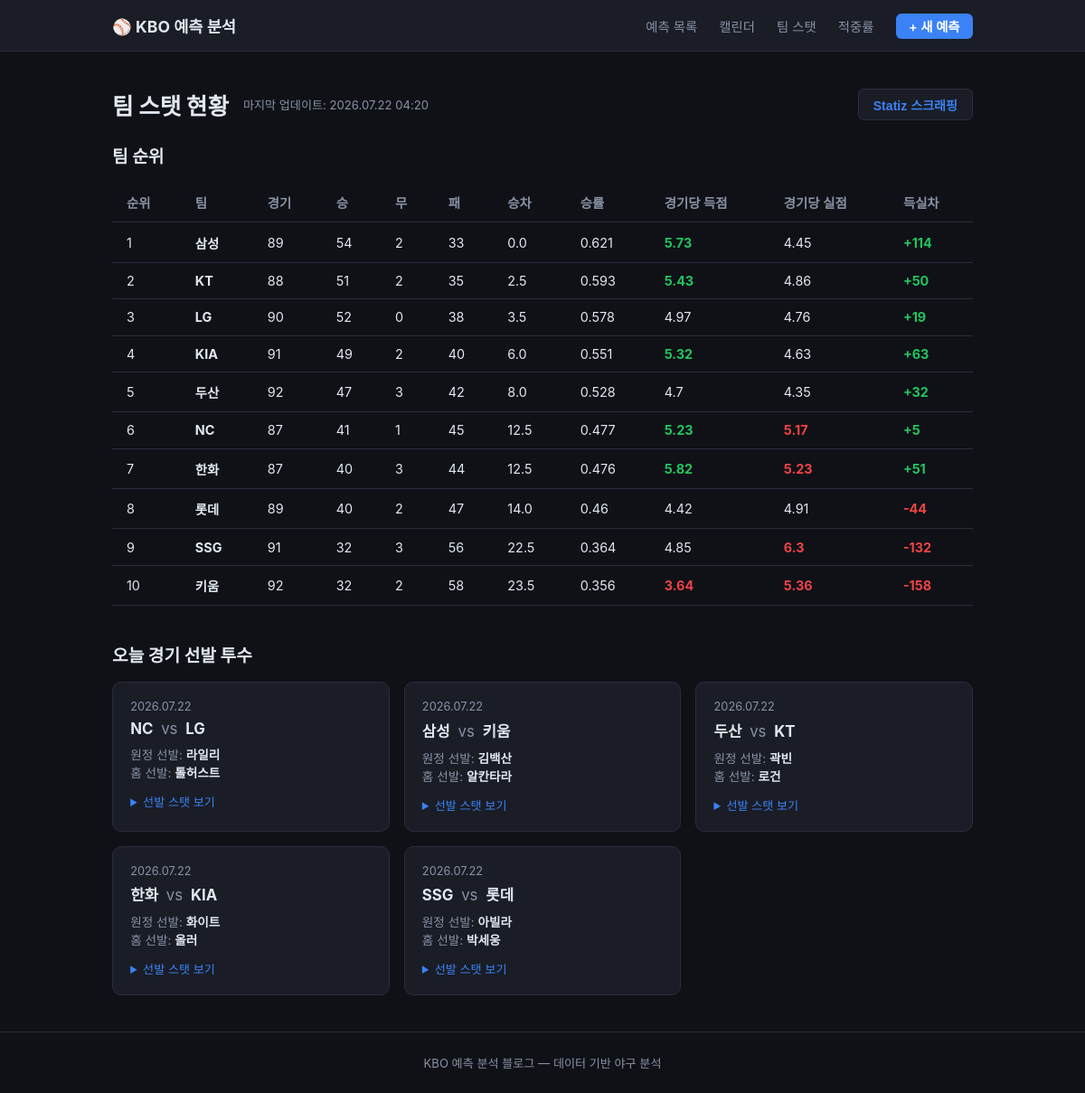
The page /teams on the database its author committed.
### app/models.py (models this page shows, shortened)
class TeamStat(db.Model):
    id = db.Column(db.Integer, primary_key=True)
    scraped_at = db.Column(db.DateTime, default=datetime.utcnow, nullable=False)
    team = db.Column(db.String(20), nullable=False)
    team_code = db.Column(db.String(10))
    rank = db.Column(db.Integer)
    games = db.Column(db.Integer)
    wins = db.Column(db.Integer)
    draws = db.Column(db.Integer)
    losses = db.Column(db.Integer)
    gb = db.Column(db.Float)
    win_pct = db.Column(db.Float)
    runs_scored = db.Column(db.Integer)
    runs_allowed = db.Column(db.Integer)
    last10 = db.Column(db.String(20))
    streak = db.Column(db.String(10))
    home_record = db.Column(db.String(20))
    away_record = db.Column(db.String(20))
    __table_args__ = (
        Index("ix_team_stat_scraped_at",   "scraped_at"),
        Index("ix_team_stat_scraped_rank", "scraped_at", "rank"),
    )
    @property
    def run_diff(self):
        return (self.runs_scored or 0) - (self.runs_allowed or 0)
    @property
    def runs_per_game(self):
        return round(self.runs_scored / self.games, 2) if self.games else 0
    @property
    def runs_allowed_per_game(self):
        return round(self.runs_allowed / self.games, 2) if self.games else 0

class TodayGame(db.Model):
    id = db.Column(db.Integer, primary_key=True)
    scraped_at = db.Column(db.DateTime, default=datetime.utcnow, nullable=False)
    game_date = db.Column(db.Date, nullable=False)
    away_team = db.Column(db.String(20))
    home_team = db.Column(db.String(20))
    away_pitcher = db.Column(db.String(30))
    home_pitcher = db.Column(db.String(30))
    stats_json = db.Column(db.Text)
    __table_args__ = (
        Index("ix_today_game_date",     "game_date"),
        Index("ix_today_game_date_scr", "game_date", "scraped_at"),
    )
    @property
    def stats(self):
        return json.loads(self.stats_json) if self.stats_json else {}

### app/routes.py (the view)
@main.route("/teams")
def teams():
    latest = TeamStat.query.order_by(TeamStat.scraped_at.desc()).first()
    standings = []
    scraped_at = None
    if latest:
        scraped_at = latest.scraped_at
        standings = (
            TeamStat.query
            .filter_by(scraped_at=latest.scraped_at)
            .order_by(TeamStat.rank)
            .all()
        )
    today_games = (
        TodayGame.query
        .filter_by(game_date=date.today())
        .order_by(TodayGame.scraped_at.desc())
        .all()
    )
    seen = set()
    unique_games = []
    for g in today_games:
        key = (g.away_team, g.home_team)
        if key not in seen:
            seen.add(key)
            unique_games.append(g)
    return render_template(
        "teams.html",
        standings=standings,
        scraped_at=scraped_at,
        today_games=unique_games,
    )

### app/templates/teams.html (shortened to what this page needs)
{% extends "base.html" %}
{% block content %}
<div class="teams-header">
  <h1>팀 스탯 현황</h1>
  {% if scraped_at %}
  <span class="scraped-at">마지막 업데이트: {{ scraped_at.strftime('%Y.%m.%d %H:%M') }}</span>
  {% endif %}
  <button id="btn-scrape" class="btn-scrape">Statiz 스크래핑</button>
</div>
{% if standings %}
<section>
  <h2>팀 순위</h2>
  <table class="stats-table">
    <thead>
      <tr>
        <th>순위</th><th>팀</th><th>경기</th><th>승</th><th>무</th><th>패</th>
        <th>승차</th><th>승률</th><th>경기당 득점</th><th>경기당 실점</th><th>득실차</th>
      </tr>
    </thead>
    <tbody>
      {% for t in standings %}
      <tr>
        <td>{{ t.rank }}</td>
        <td><strong>{{ t.team }}</strong></td>
        <td>{{ t.games }}</td>
        <td>{{ t.wins }}</td>
        <td>{{ t.draws }}</td>
        <td>{{ t.losses }}</td>
        <td>{{ t.gb }}</td>
        <td>{{ t.win_pct }}</td>
        <td class="{{ 'correct' if t.runs_per_game >= 5.0 else ('wrong' if t.runs_per_game < 4.0 else '') }}">{{ t.runs_per_game }}</td>
        <td class="{{ 'wrong' if t.runs_allowed_per_game >= 5.0 else ('correct' if t.runs_allowed_per_game < 4.0 else '') }}">{{ t.runs_allowed_per_game }}</td>
        <td class="{{ 'correct' if t.run_diff > 0 else 'wrong' }}">{{ '%+d' % t.run_diff }}</td>
      </tr>
      {% endfor %}
    </tbody>
  </table>
</section>
{% else %}
<p class="empty">아직 스크래핑된 데이터가 없습니다. 오른쪽 위 버튼을 눌러 데이터를 가져오세요.</p>
{% endif %}
{% if today_games %}
<section style="margin-top: 2.5rem;">
  <h2>오늘 경기 선발 투수</h2>
  <div class="card-grid">
    {% for g in today_games %}
    <div class="card" style="cursor:default;">
      <div class="card-date">{{ g.game_date.strftime('%Y.%m.%d') }}</div>
      <div class="card-matchup">{{ g.away_team }} <span class="vs">vs</span> {{ g.home_team }}</div>
      <div style="font-size:.85rem; margin-top:.5rem;">
        <div style="color:var(--text-muted);">원정 선발: <strong style="color:var(--text);">{{ g.away_pitcher or '미정' }}</strong></div>
        <div style="color:var(--text-muted);">홈 선발: <strong style="color:var(--text);">{{ g.home_pitcher or '미정' }}</strong></div>
      </div>
      {% set s = g.stats %}
      {% if s.get('away') or s.get('home') %}
      <details style="margin-top:.8rem; font-size:.82rem;">
        <summary style="cursor:pointer; color:var(--accent);">선발 스탯 보기</summary>
      </details>
      {% endif %}
    </div>
    {% endfor %}
  </div>
</section>
{% endif %}
{% endblock %}

### app/static/css/style.css (style rules this page uses)
:root { --bg: #0f1117; --surface: #1a1d26; --border: #2a2d3a; --accent: #3b82f6; --accent-soft: #1d3a6e; --text: #e2e8f0; --text-muted: #8892a4; --correct: #22c55e; --wrong: #ef4444; --pending: #f59e0b; --samsung: #074CA1; --samsung-soft: #0a3272; --samsung-glow: rgba(7,76,161,0.25); }
* { box-sizing: border-box; margin: 0; padding: 0; }
body { font-family: 'Pretendard', -apple-system, BlinkMacSystemFont, 'Segoe UI', sans-serif; background: var(--bg); color: var(--text); min-height: 100vh; display: flex; flex-direction: column; }
.card-grid { display: grid; grid-template-columns: repeat(auto-fill, minmax(280px, 1fr)); gap: 1rem; }
.card { display: block; background: var(--surface); border: 1px solid var(--border); border-radius: 10px; padding: 1.2rem; text-decoration: none; color: var(--text); transition: border-color .15s, transform .1s; }
.card-date { font-size: .8rem; color: var(--text-muted); margin-bottom: .4rem; }
.card-matchup { font-size: 1.05rem; font-weight: 700; margin-bottom: .4rem; }
.vs { color: var(--text-muted); font-weight: 400; margin: 0 .3rem; }
h1 { font-size: 1.6rem; font-weight: 800; margin-bottom: 1.5rem; }
h2 { font-size: 1.2rem; font-weight: 700; margin-bottom: 1rem; }
.stats-table { width: 100%; border-collapse: collapse; font-size: .9rem; }
.stats-table th, .stats-table td { padding: .7rem 1rem; border-bottom: 1px solid var(--border); text-align: left; }
.stats-table th { color: var(--text-muted); font-weight: 600; }
.stats-table td.correct { color: var(--correct); font-weight: 700; }
.stats-table td.wrong { color: var(--wrong); font-weight: 700; }
.teams-header { display: flex; align-items: center; gap: 1rem; margin-bottom: 1.5rem; flex-wrap: wrap; }
.teams-header h1 { margin-bottom: 0; }
.scraped-at { font-size: .82rem; color: var(--text-muted); }
.btn-scrape { margin-left: auto; background: var(--surface); border: 1px solid var(--border); color: var(--accent); border-radius: 6px; padding: .4rem 1rem; cursor: pointer; font-size: .88rem; font-weight: 600; }

### rows shown on the page
TeamStat: strftime "2026.07.22 04:20", rank "1", team "삼성", games "89", wins "54", draws "2", losses "33", gb "0.0", win_pct "0.621", runs_per_game "5.73", runs_allowed_per_game "4.45", run_diff "+114"
TeamStat: rank "2", team "KT", games "88", wins "51", draws "2", losses "35", gb "2.5", win_pct "0.593", runs_per_game "5.43", runs_allowed_per_game "4.86", run_diff "+50"
TeamStat: rank "3", team "LG", games "90", wins "52", draws "0", losses "38", gb "3.5", win_pct "0.578", runs_per_game "4.97", runs_allowed_per_game "4.76", run_diff "+19"
TeamStat: rank "4", team "KIA", games "91", wins "49", draws "2", losses "40", gb "6.0", win_pct "0.551", runs_per_game "5.32", runs_allowed_per_game "4.63", run_diff "+63"
TeamStat: rank "5", team "두산", games "92", wins "47", draws "3", losses "42", gb "8.0", win_pct "0.528", runs_per_game "4.7", runs_allowed_per_game "4.35", run_diff "+32"
TeamStat: rank "6", team "NC", games "87", wins "41", draws "1", losses "45", gb "12.5", win_pct "0.477", runs_per_game "5.23", runs_allowed_per_game "5.17", run_diff "+5"
TeamStat: rank "7", team "한화", games "87", wins "40", draws "3", losses "44", gb "12.5", win_pct "0.476", runs_per_game "5.82", runs_allowed_per_game "5.23", run_diff "+51"
TeamStat: rank "8", team "롯데", games "89", wins "40", draws "2", losses "47", gb "14.0", win_pct "0.46", runs_per_game "4.42", runs_allowed_per_game "4.91", run_diff "-44"
TeamStat: rank "9", team "SSG", games "91", wins "32", draws "3", losses "56", gb "22.5", win_pct "0.364", runs_per_game "4.85", runs_allowed_per_game "6.3", run_diff "-132"
TeamStat: rank "10", team "키움", games "92", wins "32", draws "2", losses "58", gb "23.5", win_pct "0.356", runs_per_game "3.64", runs_allowed_per_game "5.36", run_diff "-158"
TodayGame: game_date "2026.07.22", away_team "NC", home_team "LG", away_pitcher "라일리", home_pitcher "톨허스트"
TodayGame: game_date "2026.07.22", away_team "삼성", home_team "키움", away_pitcher "김백산", home_pitcher "알칸타라"
TodayGame: game_date "2026.07.22", away_team "두산", home_team "KT", away_pitcher "곽빈", home_pitcher "로건"
TodayGame: game_date "2026.07.22", away_team "한화", home_team "KIA", away_pitcher "화이트", home_pitcher "올러"
TodayGame: game_date "2026.07.22", away_team "SSG", home_team "롯데", away_pitcher "아빌라", home_pitcher "박세웅"
